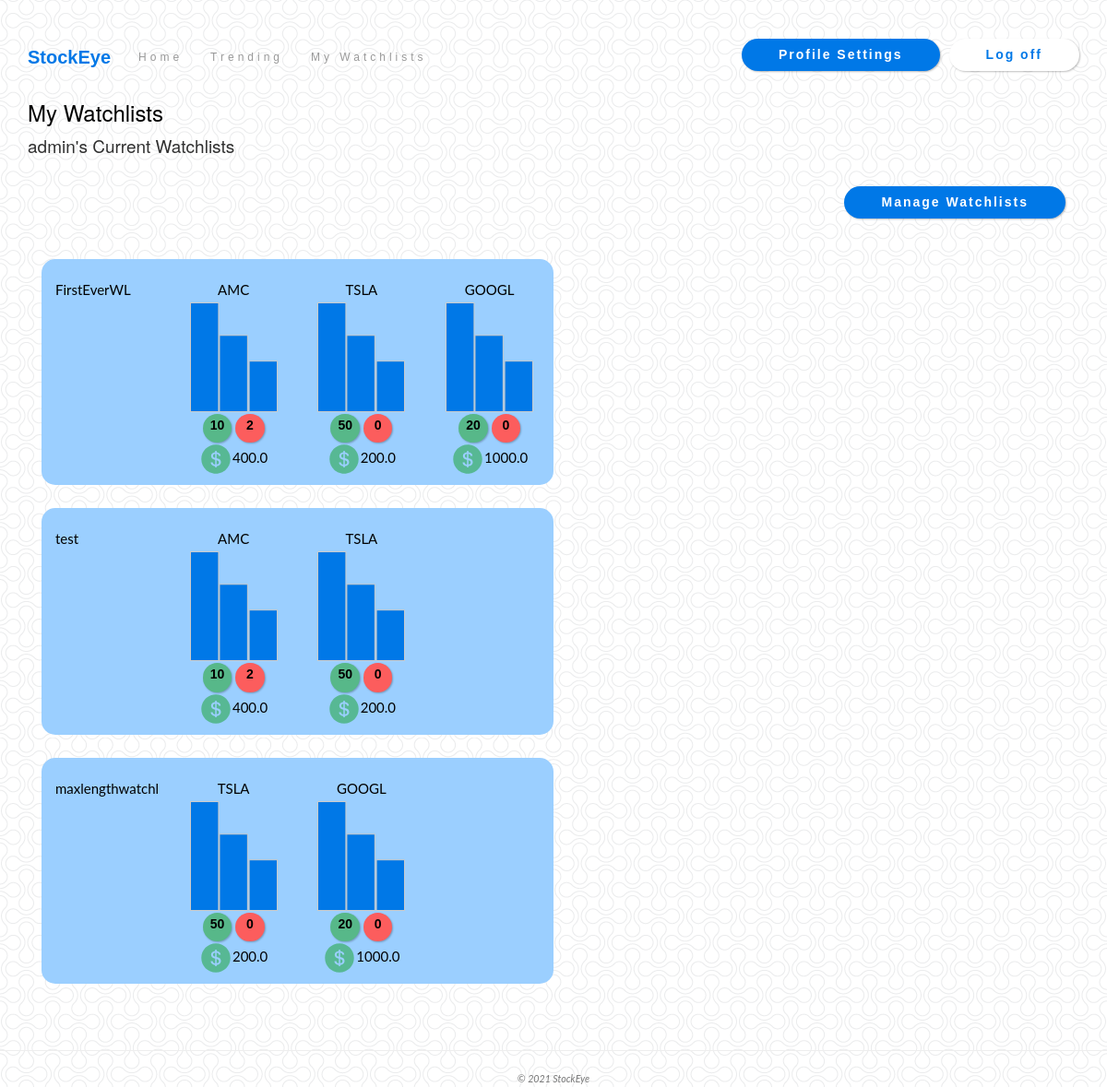
Before: /watchlists/ (signed in) with the older database file.
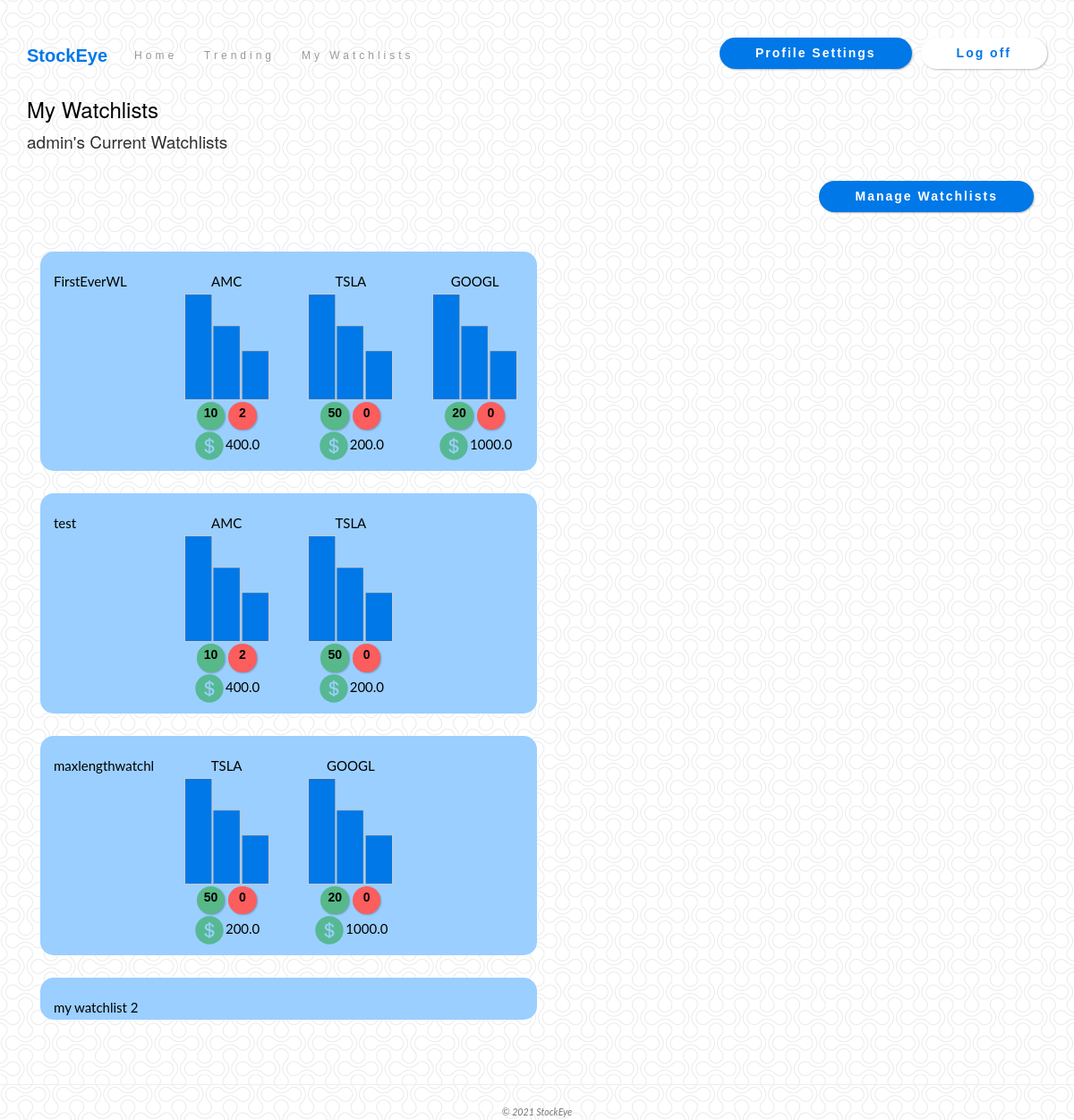
After: the same page with the newer database file.
### app/models.py (models this page shows)
class WatchList(models.Model):
    user = models.ForeignKey(User, on_delete=models.PROTECT)
    stockResults = models.ManyToManyField('app.StockList')
    watchList_id = models.PositiveIntegerField(blank=False, default=0)
    watchList_name = models.CharField(max_length=15, blank=False, default = '')
    class Meta:
        get_latest_by = "watchList_id"

class StockList(models.Model):
    stock_id = models.UUIDField(primary_key=True, default=uuid.uuid4, editable=False)
    symbol = models.CharField(max_length=6, blank=False, default = '')
    positiveSentimentCount = models.PositiveIntegerField(blank=False, default=0)
    negativeSentimentCount = models.PositiveIntegerField(blank=False, default=0)
    value = models.FloatField(blank=False, default = 0.0)
    tweet_id = models.CharField(max_length=6, blank=True, default = '')
    def __str__(self):
        return self.symbol

### app/views.py (the view)
# urls.py: path('watchlists/', views.watchlists, name='watchlists'),
@login_required
def watchlists(request):
    """
    Alternative to @login_required decorator: manually test with:
        request.user.is_authenticated
    """
    assert isinstance(request, HttpRequest)
    watchlists = WatchList.objects.filter(user=request.user).all()
    stocks = []
    counter = 0
    for w in watchlists:
        stocks.append([])
        for stock in w.stockResults.all():
            stocks[counter].append(stock)
        counter += 1
    print(f'Watchlists:{watchlists}\tStocks:{stocks}')
    if watchlists.count() != 0 and len(stocks) != 0:
        watchlist_stocks = zip(watchlists, stocks)
    else:
        watchlist_stocks = None
    context = {
        'title':'Watchlists',
        'message':'Your Watchlist page.',
        'year':datetime.now().year,
        'user': request.user,
        'data': watchlist_stocks,
    }
    return render(
        request,
        'app/watchlists.html',
        context
    )

### app/templates/app/watchlists.html (shortened to what this page needs)
{% extends "app/layout.html" %}
{% load static %}
{% block content %}
<body>
    <h3>My Watchlists</h3>
    {% if user.is_authenticated %}
        <h4>{{ user.username }}'s Current Watchlists</h4>
    {% endif %}
    <div class="container">
        {% if data %}
            <a href="{% url 'manage_watchlists' %}" class="btn-custom" style="align-content: right;">Manage Watchlists</a>
            <br>
            <br>
        {% else %}
            <a href="{% url 'create_watchlist' %}">Create a new Watchlist</a>
        {% endif %}
        <div  class = "row3">
            {% for watchlist, stocklist in data %}
            </div>
            <div class="row3">
            <div class="col-md-3 ">
                {% if watchlist.watchList_name %}
                    <td style="text-align: center;">{{ watchlist.watchList_name }}</a></td>
                {% else %}
                    <td style="text-align: center; ">Watchlist {{ watchlist.watchList_id }}</a></td>
                {% endif %}
            </div>
            {% for stock in stocklist  %}
            <div class="col-md-3" style="text-align: center;">
                <div class = "stock.name">{{ stock.symbol }}</div>
                    <img src="{% static 'Images/stock.svg'%}">
                    <br>
                <div class = "positive_card"style="text-align:center;">{{ stock.positiveSentimentCount}}</div>
                <div class = "negative_card">{{stock.negativeSentimentCount}}</div>
                    <p> <img src="{% static 'Images/dollar.svg'%}">{{ stock.value }} </p>
                </div>
                {% endfor %}
            {% endfor %}
        </div>
    </div>
    </div>
</body>
{% endblock %}

Changed rows visible on the page:
added WatchList: watchList_name "my watchlist 2"
